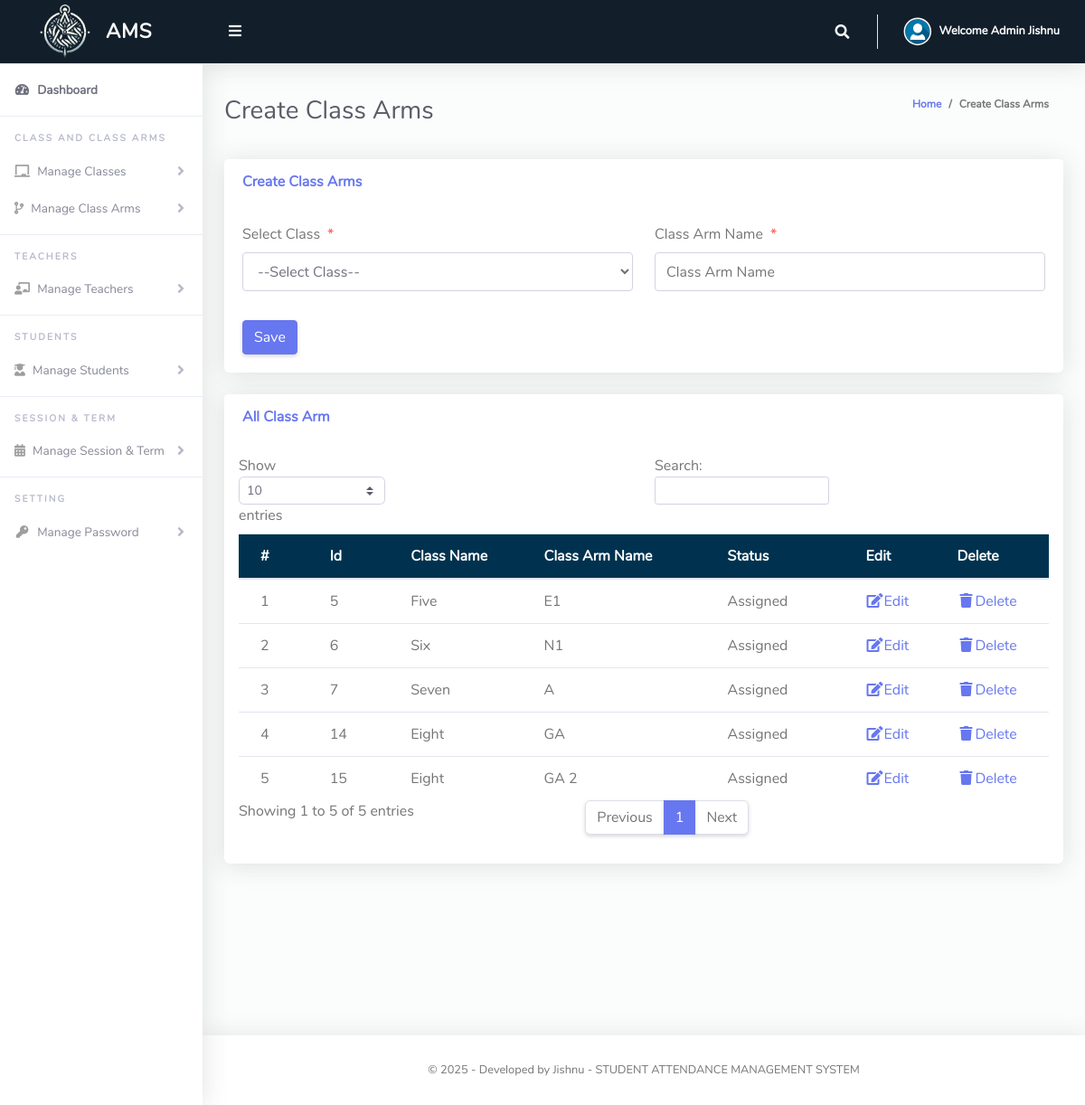
Page /Admin/createClassArms.php (signed in) on the committed database.
### tables this page shows
CREATE TABLE `tblclassarms` (
  `Id` int(10) NOT NULL,
  `classId` varchar(10) NOT NULL,
  `classArmName` varchar(255) NOT NULL,
  `isAssigned` varchar(10) NOT NULL
);

CREATE TABLE `tblclass` (
  `Id` int(10) NOT NULL,
  `className` varchar(255) NOT NULL
);

### Admin/createClassArms.php (the view, shortened to what this page needs)
<?php
include '../Includes/dbcon.php';
?>
<!DOCTYPE html>
<html lang="en">
<head>
  <link href="../vendor/fontawesome-free/css/all.min.css" rel="stylesheet" type="text/css">
  <link href="../vendor/bootstrap/css/bootstrap.min.css" rel="stylesheet" type="text/css">
  <link href="css/ruang-admin.min.css" rel="stylesheet">
</head>
<body id="page-top">
  <div id="wrapper">
    <?php include "Includes/sidebar.php"; ?>
    <div id="content-wrapper" class="d-flex flex-column">
      <div id="content">
        <?php include "Includes/topbar.php"; ?>
        <div class="container-fluid" id="container-wrapper">
          <div class="d-sm-flex align-items-center justify-content-between mb-4">
            <h1 class="h3 mb-0 text-gray-800">Create Class Arms</h1>
            <ol class="breadcrumb">
              <li class="breadcrumb-item"><a href="./">Home</a></li>
              <li class="breadcrumb-item active" aria-current="page">Create Class Arms</li>
            </ol>
          </div>
          <div class="row">
            <div class="col-lg-12">
              <div class="card mb-4">
                <div class="card-header py-3 d-flex flex-row align-items-center justify-content-between">
                  <h6 class="m-0 font-weight-bold text-primary">Create Class Arms</h6>
                </div>
                <div class="card-body">
                  <form method="post">
                    <div class="form-group row mb-3">
                      <div class="col-xl-6">
                        <label class="form-control-label">Select Class<span class="text-danger ml-2">*</span></label>
                        <?php
                        $qry = "SELECT * FROM tblclass ORDER BY className ASC";
                        $result = $conn->query($qry);
                        $num = $result->num_rows;
                        if ($num > 0) {
                          echo ' <select required name="classId" class="form-control mb-3">';
                          echo '<option value="">--Select Class--</option>';
                          echo '</select>';
                        }
                        ?>
                      </div>
                      <div class="col-xl-6">
                        <label class="form-control-label">Class Arm Name<span class="text-danger ml-2">*</span></label>
                        <input type="text" class="form-control" name="classArmName" value="<?php echo $row['classArmName']; ?>" id="exampleInputFirstName" placeholder="Class Arm Name">
                      </div>
                    </div>
                    <?php
                    if (isset($Id)) {
                    ?>
                      <button type="submit" name="update" class="btn btn-warning">Update</button>
                      &nbsp;&nbsp;&nbsp;&nbsp;&nbsp;&nbsp;&nbsp;&nbsp;&nbsp;&nbsp;
                    <?php
                    } else {
                    ?>
                      <button type="submit" name="save" class="btn btn-primary">Save</button>
                    <?php
                    }
                    ?>
                  </form>
                </div>
              </div>
              <div class="row">
                <div class="col-lg-12">
                  <div class="card mb-4">
                    <div class="card-header py-3 d-flex flex-row align-items-center justify-content-between">
                      <h6 class="m-0 font-weight-bold text-primary">All Class Arm</h6>
                    </div>
                    <div class="table-responsive p-3">
                      <table class="table align-items-center table-flush table-hover" id="dataTableHover">
                        <thead class="thead-light">
                          <tr>
                            <th>#</th>
                            <th>Id</th>
                            <th>Class Name</th>
                            <th>Class Arm Name</th>
                            <th>Status</th>
                            <th>Edit</th>
                            <th>Delete</th>
                          </tr>
                        </thead>
                        <tbody>
                          <?php
                          $query = "SELECT tblclassarms.Id,tblclassarms.isAssigned,tblclass.className,tblclassarms.classArmName
                      FROM tblclassarms
                      INNER JOIN tblclass ON tblclass.Id = tblclassarms.classId";
                          $rs = $conn->query($query);
                          $num = $rs->num_rows;
                          $sn = 0;
                          $status = "";
                          if ($num > 0) {
                            while ($rows = $rs->fetch_assoc()) {
                              if ($rows['isAssigned'] == '1') {
                                $status = "Assigned";
                              } else {
                                $status = "UnAssigned";
                              }
                              $sn = $sn + 1;
                              echo "
                              <tr>
                                <td>" . $sn . "</td>
                                <td>" . $rows['Id'] . "</td>
                                <td>" . $rows['className'] . "</td>
                                <td>" . $rows['classArmName'] . "</td>
                                <td>" . $status . "</td>
                                <td><a href='?action=edit&Id=" . $rows['Id'] . "'><i class='fas fa-fw fa-edit'></i>Edit</a></td>
                                <td><a href='?action=delete&Id=" . $rows['Id'] . "'><i class='fas fa-fw fa-trash'></i>Delete</a></td>
                              </tr>";
                            }
                          } else {
                            echo
                            "<div class='alert alert-danger' role='alert'>
                            No Record Found!
                            </div>";
                          }
                          ?>
                        </tbody>
                      </table>
                    </div>
                  </div>
                </div>
              </div>
            </div>
          </div>
        </div>
        <?php include "Includes/footer.php"; ?>
      </div>
    </div>
</body>
</html>

### Admin/Includes/topbar.php (shortened to what this page needs)
<?php
  $query = "SELECT * FROM tbladmin WHERE Id = ".$_SESSION['userId']."";
  $rs = $conn->query($query);
  $rows = $rs->fetch_assoc();
  $FName = $rows['firstName'];
?>
<nav class="navbar navbar-expand navbar-light  topbar mb-4 static-top" style="background-color: #121F2B;">
          <button id="sidebarToggleTop" class="btn btn-link rounded-circle mr-3">
            <i class="fa fa-bars"></i>
          </button>
          <ul class="navbar-nav ml-auto">
            <li class="nav-item dropdown no-arrow">
              <a class="nav-link dropdown-toggle" href="#" id="searchDropdown" role="button" data-toggle="dropdown"
                aria-haspopup="true" aria-expanded="false">
                <i class="fas fa-search fa-fw"></i>
              </a>
            </li>
            <li class="nav-item dropdown no-arrow">
              <a class="nav-link dropdown-toggle" href="#" id="userDropdown" role="button" data-toggle="dropdown"
                aria-haspopup="true" aria-expanded="false">
                <img class="img-profile rounded-circle border-0 " src="img/user.svg" style="max-width: 60px">
                <span class="ml-2 d-none d-lg-inline text-white small"><b>Welcome Admin <?php echo $FName;?></b></span>
              </a>
            </li>
          </ul>
        </nav>

### rows in the picture
tblclassarms: Id "5", classId.className "Five", classArmName "E1", isAssigned "Assigned"
tblclassarms: Id "6", classId.className "Six", classArmName "N1", isAssigned "Assigned"
tblclassarms: Id "7", classId.className "Seven", classArmName "A", isAssigned "Assigned"
tblclassarms: Id "14", classId.className "Eight", classArmName "GA", isAssigned "Assigned"
tblclassarms: Id "15", classId.className "Eight", classArmName "GA 2", isAssigned "Assigned"

### other values in the picture
$FName "Jishnu"
